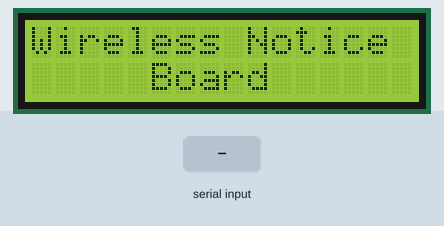
This sketch was run on a simulated Arduino Uno, built with avr-gcc and run on an emulated ATmega328P. On the bench: 16×2 character LCD. The inputs (shaded band) are chosen by the test bench. What the sketch prints to the serial monitor is not drawn.

Above: at 0.1 s.
At 3.1 s:
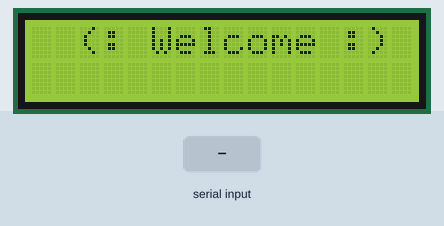
4.7 s: "1" received over the second serial link
At 6.5 s:
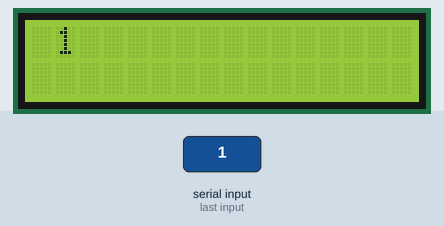
Timing chart, 0 to 8.0 s (numbered marks = the images above; inputs shaded):
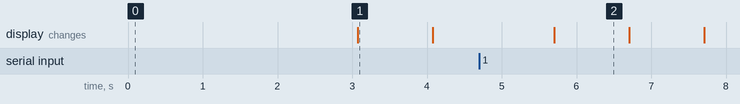

Measured:
- after the input at 4.7 s, the display: changes after 1.0 s (image 2)
- what the display in image 1 shows lasts 1.0 s, from 3.1 s to 4.1 s

The sketch:

wireless_notice_board.ino
```cpp
#include <LiquidCrystal.h>
#include <SoftwareSerial.h>

LiquidCrystal lcd (4, 5, 6, 7, 8, 9);
SoftwareSerial mySerial (0, 1);   //(RX, TX);

String value = "No Data Avaliable !!";
String oldvalue;
String newvalue = "No Data Avaliable !!";
int i = 0;

void setup()
{
  lcd.begin(16,2);
  mySerial.begin(9600);
  Serial.begin(9600);
  lcd.setCursor(0, 0);
  lcd.print("Wireless Notice");
  lcd.setCursor(0, 1);
  lcd.print("     Board     ");
  delay(3000);
  lcd.clear();
  lcd.print("  (: Welcome :)  ");
}

void loop()
{
  value = mySerial.readString();
  value.trim();
  Serial.println(value);
  if(value != oldvalue)
  {
    newvalue = value;
  }
  lcd.clear();
  lcd.setCursor(i, 0);
  lcd.print(newvalue);
  i++;
  if(i >= 15)
  {
    i = 0;
  }
  value = oldvalue;
}
```
